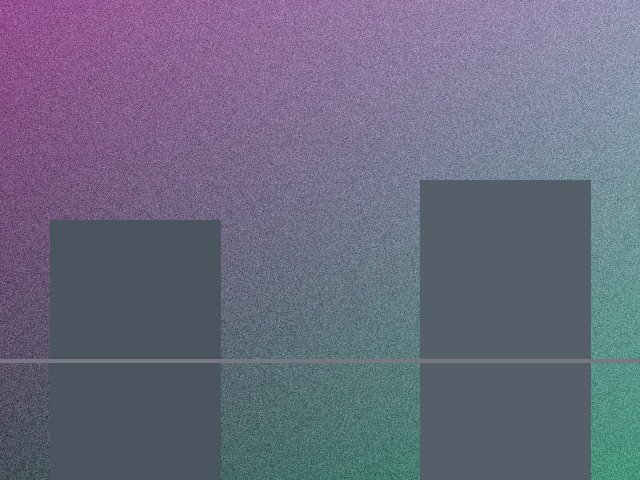
#> input picture sample_authentic_image.jpg, 640 x 480 px; its folder holds only this picture in this run
$ python -i image_analyzer.py   (imports and definitions only)
#> lines starting #> are read from the running program, lines starting #| are printed output that depends on the picture
# -*- coding: utf-8 -*-
"""
VerifAI - Image Analyzer Module
Uses Error Level Analysis (ELA), metadata inspection, visual consistency,
and face forensics to detect image manipulation / misinformation.
"""

import io
import os
import numpy as np
from typing import Dict, Any, Optional


class ImageAnalyzer:
    """
    Multi-technique image authenticity analyzer.
    Techniques:
    - Error Level Analysis (ELA) for recompression / splicing artifacts
    - EXIF metadata forensics (software tags, camera model, timestamps)
    - Color channel distribution & visual consistency
    - Multi-environment Face detection (Haar cascade with YCrCb chrominance fallback)
    - JPEG 8x8 block grid compression artifact analysis
    """

    def __init__(self):
        self.face_cascade = None
        self._load_face_detector()
        print("  [OK] Image analyzer initialized")

    # ------------------------------------------------------------------
    # Setup
    # ------------------------------------------------------------------

    def _load_face_detector(self):
        """Attempt to load OpenCV Haar cascade if available."""
        try:
            import cv2
            if hasattr(cv2, "data") and hasattr(cv2.data, "haarcascades") and hasattr(cv2, "CascadeClassifier"):
                path = cv2.data.haarcascades + "haarcascade_frontalface_default.xml"
                if os.path.exists(path):
                    self.face_cascade = cv2.CascadeClassifier(path)
                    print("  [OK] Haar face cascade detector ready")
        except Exception:
            self.face_cascade = None

    # ------------------------------------------------------------------
    # Public API
    # ------------------------------------------------------------------

    def analyze(self, image_path, is_video_frame=False):
        # type: (str, bool) -> Dict[str, Any]
        """Return full analysis dict for the image at *image_path*."""
#> called with image_path = '../sample_authentic_image.jpg', is_video_frame = False
        try:
            from PIL import Image

            # Keep raw format before color conversion
            raw_img = Image.open(image_path)
#> raw_img is the input picture: PIL image 640x480 RGB; mean R, G, B 105.9, 106.7, 127.1
            orig_format = (raw_img.format or "").upper()
            width, height = raw_img.size

            # Working RGB image
            img = raw_img.convert("RGB")

            ela = self._error_level_analysis(image_path, img)
            metadata = self._extract_metadata(image_path, raw_img, is_video_frame, orig_format)
            visual = self._visual_analysis(img)
            faces = self._face_detection(image_path, img)
            compression = self._compression_artifacts(img)
            overlays = self._detect_synthetic_overlays(image_path)

            manip_score = self._manipulation_score(ela, metadata, visual, compression, overlays, is_video_frame)

            indicators = []
            if ela.get("ela_score", 0) > 0.35:
                indicators.append(
                    "High ELA inconsistency ({:.2f}) -- image regions show re-compression or splicing".format(
                        ela["ela_score"]
                    )
                )
            if not is_video_frame and orig_format in ("JPEG", "JPG", "TIFF") and not metadata.get("has_exif"):
                indicators.append("Missing camera EXIF metadata in photo file -- possible re-export after editing")
            if metadata.get("software_edit"):
                indicators.append(
                    "Editing software signature detected: {}".format(metadata.get("software", "Unknown"))
                )
            if overlays.get("detected"):
                indicators.extend(overlays.get("indicators", []))
            if compression.get("artifact_score", 0) > 0.45:
                indicators.append("Irregular 8x8 block compression artifacts detected")
            if visual.get("color_inconsistency", 0) > 0.40:
                indicators.append("Significant color-channel distribution discrepancy -- possible compositing")
            if faces.get("faces_detected") and faces.get("face_count", 0) > 4:
                indicators.append("Crowd / multi-face scene detected ({} face candidates)".format(faces["face_count"]))

            fake_prob = float(np.clip(manip_score, 0.03, 0.97))
            real_prob = 1.0 - fake_prob
            verdict = "FAKE" if fake_prob > 0.50 else "REAL"

            return {
                "verdict": verdict,
                "fake_probability": round(fake_prob, 4),
                "real_probability": round(real_prob, 4),
                "confidence": round(max(fake_prob, real_prob), 4),
                "ela_analysis": ela,
                "metadata": metadata,
                "visual_analysis": visual,
                "face_detection": faces,
                "compression_analysis": compression,
                "manipulation_indicators": indicators,
                "image_size": "{}x{}".format(width, height),
                "image_format": orig_format or "JPEG",
            }

        except FileNotFoundError:
            return self._error_result("Image file not found")
        except Exception as e:
            return self._error_result(str(e))

    # ------------------------------------------------------------------
    # ELA -- Error Level Analysis
    # ------------------------------------------------------------------

    def _error_level_analysis(self, image_path, original_rgb):
        # type: (str, Any) -> Dict[str, Any]
        """
        Compare original image with JPEG re-compressed versions.
        Evaluates both global error and localized block-level discrepancy (splicing/cloning).
        """
#> called with image_path = '../sample_authentic_image.jpg'
        try:
            from PIL import Image, ImageChops

            scores_by_quality = []
            block_ratios = []
            block_maxes = []

            for quality in (75, 85, 90):
                buf = io.BytesIO()
                original_rgb.save(buf, format="JPEG", quality=quality)
                buf.seek(0)
                recomp = Image.open(buf).convert("RGB")

                diff = ImageChops.difference(original_rgb, recomp)
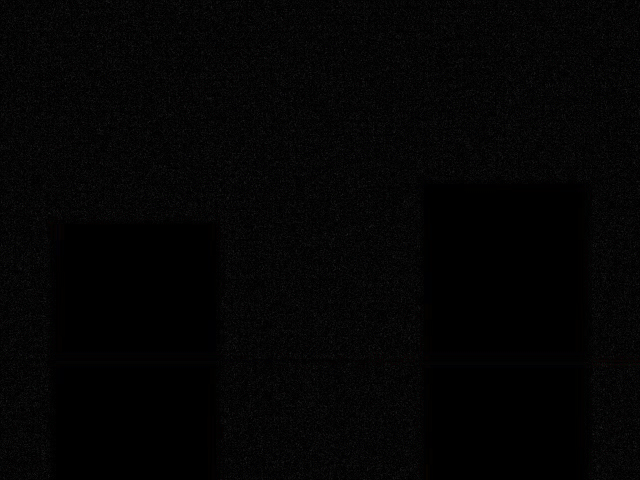
#> diff: PIL image 640x480 RGB; mean R, G, B 4, 4, 4
                diff_arr = np.asarray(diff, dtype=float)
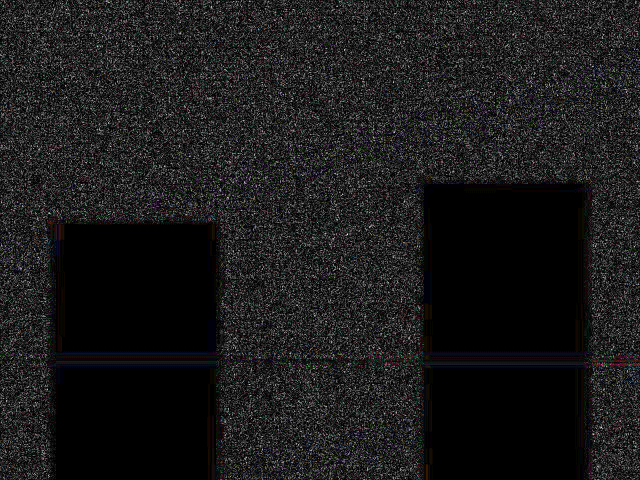
#> diff_arr: shape (480, 640, 3) float64; mean R, G, B 4, 4, 4; drawn with min black and max white
                # 2D error intensity map
                err_map = diff_arr.mean(axis=2)

                # Localized block variance (16x16 blocks)
                h, w = err_map.shape
                bs = 16
                b_means = []
                for y in range(0, max(h - bs, 1), bs):
                    for x in range(0, max(w - bs, 1), bs):
                        b_means.append(float(err_map[y: y + bs, x: x + bs].mean()))
#> after the loop, b_means = 1131 values, max 6.76 at index 955, min 0 at index 495, mean 4.02

                if b_means:
                    b_arr = np.array(b_means)
#> b_arr has the same summary as b_means
                    b_mean = float(b_arr.mean())
#> b_mean = 4.02
                    b_max = float(b_arr.max())
#> b_max = 6.76
                    reg_ratio = float((b_max - b_mean) / (b_mean + 10.0))
#> reg_ratio = 0.196
                    block_ratios.append(reg_ratio)
                    block_maxes.append(b_max)

                scores_by_quality.append(
                    {
                        "quality": quality,
                        "mean": float(diff_arr.mean()),
                        "std": float(diff_arr.std()),
                        "max": float(diff_arr.max()),
                    }
                )

            avg_mean = float(np.mean([s["mean"] for s in scores_by_quality]))
#> avg_mean = 1.95
            avg_std = float(np.mean([s["std"] for s in scores_by_quality]))
#> avg_std = 2.18
            avg_ratio = float(np.mean(block_ratios)) if block_ratios else 0.0
#> avg_ratio = 0.123
            avg_block_max = float(np.mean(block_maxes)) if block_maxes else avg_mean
#> avg_block_max = 3.5

            # Spliced regions create high block contrast (> 0.35) and elevated peak error (> 6.0)
            localized_anomaly = max(0.0, (avg_ratio - 0.25) / 0.50)
#> localized_anomaly = 0
            base_err = (avg_mean / 255.0) * 8.0 + (avg_std / 255.0) * 3.0
#> base_err = 0.0868

            ela_score = float(np.clip(base_err + localized_anomaly * 0.35, 0.0, 1.0))
#> ela_score = 0.0868
#> in analyze, `ela = self._error_level_analysis(image_path, img)`: ela = 7 items

            return {
                "ela_score": round(ela_score, 4),
                "ela_mean": round(avg_mean, 4),
                "ela_std": round(avg_std, 4),
                "block_ratio": round(avg_ratio, 3),
                "block_max": round(avg_block_max, 2),
                "quality_scores": scores_by_quality,
                "suspicious": ela_score > 0.35 or avg_ratio > 0.50,
            }
        except Exception as e:
            return {"ela_score": 0.25, "error": str(e), "suspicious": False}

    # ------------------------------------------------------------------
    # Metadata Inspection
    # ------------------------------------------------------------------

    def _extract_metadata(self, image_path, raw_img, is_video_frame, orig_format):
        # type: (str, Any, bool, str) -> Dict[str, Any]
#> called with image_path = '../sample_authentic_image.jpg', is_video_frame = False, orig_format = 'JPEG'
        try:
            from PIL.ExifTags import TAGS

            has_exif = False
            software_edit = False
            software = ""
            exif_fields = {}

            if not is_video_frame:
                raw_exif_fn = getattr(raw_img, "_getexif", None)
                raw_exif = raw_exif_fn() if raw_exif_fn else None
#> raw_exif = {272: 'NIKON Z 6_2', 305: 'Ver.1.40', 271: 'Nikon'}

                if raw_exif:
                    has_exif = True
                    for tag_id, value in raw_exif.items():
                        tag_name = TAGS.get(tag_id, str(tag_id))
                        if tag_name == "Software":
                            software = str(value)
                            edit_sw = [
                                "photoshop", "gimp", "lightroom", "premiere",
                                "aftereffects", "davinci", "pixlr", "canva",
                                "snapseed", "vsco", "paint.net", "picsart",
                            ]
                            if any(sw in software.lower() for sw in edit_sw):
                                software_edit = True
                        if tag_name in ("Make", "Model", "Software", "DateTime"):
                            exif_fields[tag_name] = str(value)[:80]
#> this loop made 3 passes
#> (tag_id, value, tag_name, software) on pass 2: (305, 'Ver.1.40', 'Software', 'Ver.1.40')
#> after the loop, exif_fields = {'Model': 'NIKON Z 6_2', 'Software': 'Ver.1.40', 'Make': 'Nikon'}
#> in analyze, `metadata = self._extract_metadata(image_path, raw_img, is_video_frame,..`: metadata = 5 items

            try:
                file_size_kb = round(os.path.getsize(image_path) / 1024, 1)
            except Exception:
                file_size_kb = 0.0

            return {
                "has_exif": has_exif,
                "exif_data": exif_fields,
                "software": software,
                "software_edit": software_edit,
                "file_size_kb": file_size_kb,
            }
        except Exception as e:
            return {"has_exif": False, "error": str(e), "software_edit": False, "file_size_kb": 0.0}

    # ------------------------------------------------------------------
    # Visual Consistency Analysis
    # ------------------------------------------------------------------

    def _visual_analysis(self, img):
        # type: (Any) -> Dict[str, Any]
        try:
            arr = np.asarray(img, dtype=float)
            r, g, b = arr[:, :, 0], arr[:, :, 1], arr[:, :, 2]
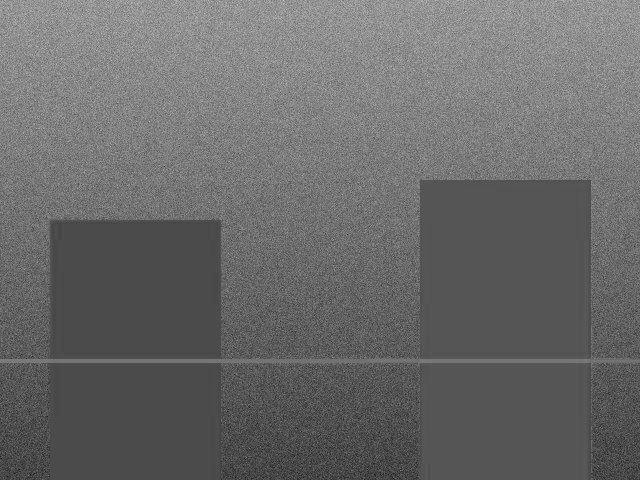
#> r: shape (480, 640) float64; min 21, max 204, mean 105.9
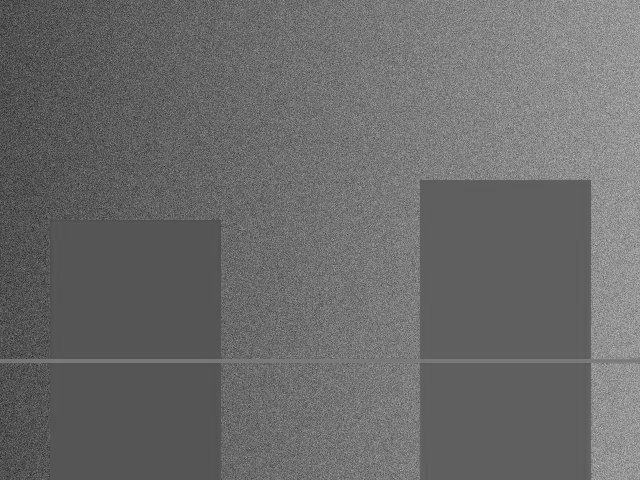
#> g: shape (480, 640) float64; min 29, max 201, mean 106.7
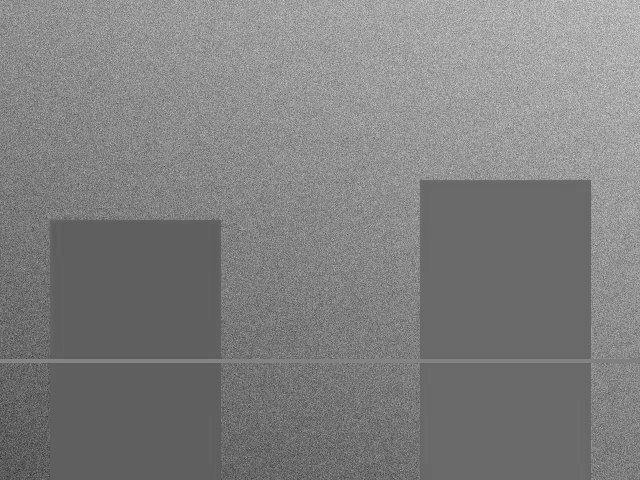
#> b: shape (480, 640) float64; min 42, max 223, mean 127.1

            stds = [float(np.std(r)), float(np.std(g)), float(np.std(b))]
#> stds = [27.63, 22.63, 26.09]
            mean_std = float(np.mean(stds))
#> mean_std = 25.45
#> (the rest of the program and of its run is left out)
